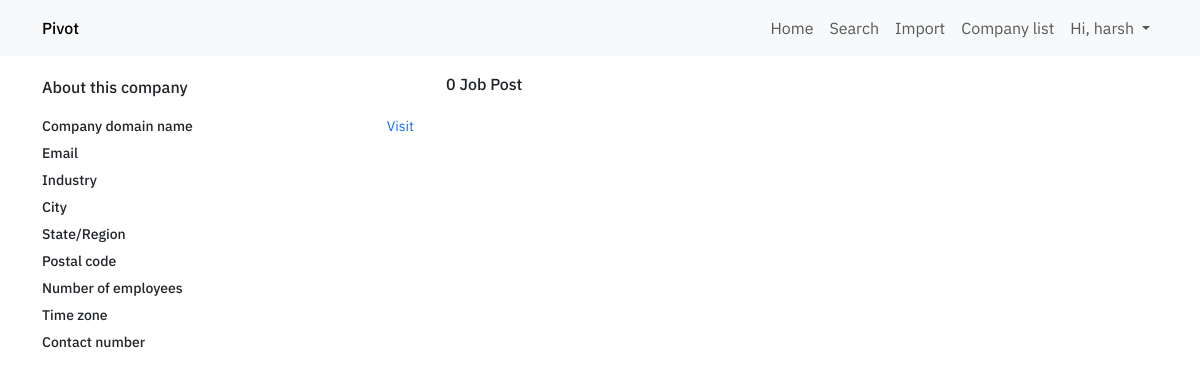
Page /company-profile/2 (signed in) on the earlier database version.
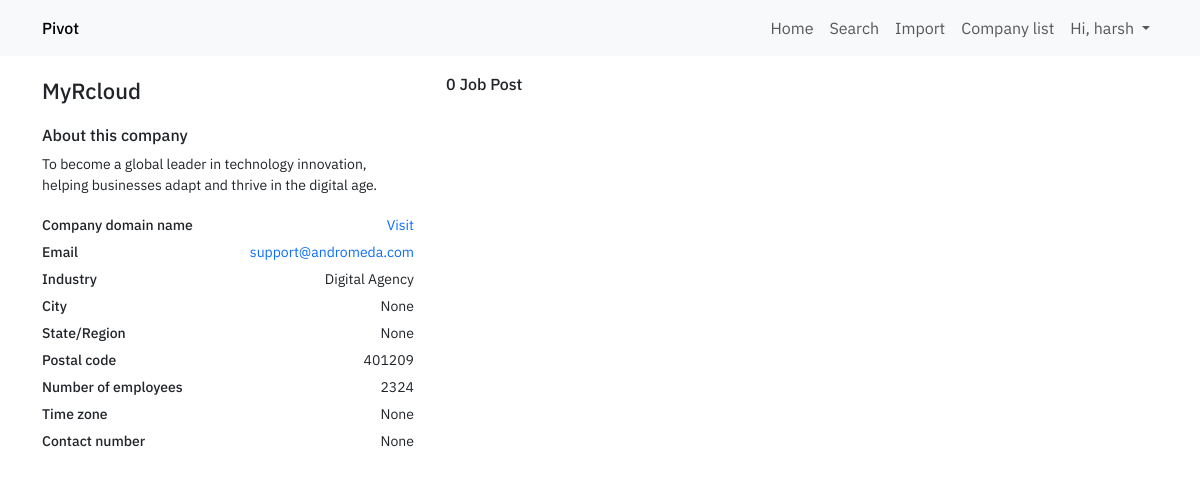
Same page on the later database version.
### webpages/models.py (models this page shows, shortened)
class Company(models.Model):
    is_active = models.BooleanField(null=True, blank=True)
    company_name = models.CharField(max_length=255)
    company_address = models.TextField(blank=True, null=True)
    company_email = models.CharField(max_length=255, blank=True, null=True)
    company_info = models.TextField(blank=True, null=True)
    company_domain_name = models.CharField(max_length=255, blank=True, null=True)
    industry_type = models.ForeignKey(IndustryType, on_delete=models.CASCADE, blank=True, null=True)
    company_postal_code = models.CharField(max_length=255, blank=True, null=True)
    company_number_of_employees = models.IntegerField(blank=True, null=True)
    company_time_zone = models.CharField(max_length=255, blank=True, null=True)
    company_linkedin_profile = models.CharField(max_length=255, blank=True, null=True)
    company_annual_revenue = models.CharField(max_length=255, blank=True, null=True)
    company_city = models.CharField(max_length=255, blank=True, null=True)
    company_state_region = models.CharField(max_length=255, blank=True, null=True)
    company_contact_number = models.CharField(max_length=25, blank=True, null=True)
    created_at = models.DateTimeField(auto_now_add=True)
    updated_at = models.DateTimeField(auto_now=True)

class IndustryType(models.Model):
    industry_type_name = models.CharField(max_length=255)
    created_at = models.DateTimeField(auto_now_add=True)
    updated_at = models.DateTimeField(auto_now=True)

### webpages/views.py (the view, shortened to what this page needs)
# urls.py: path("company-profile/<int:id>", view=companyProfile, name="webpages-company-profile"),
@login_required(login_url="user-login")
def companyProfile(request, id):
    companyProfileObject = models.Company.objects.filter(id=id).first()
    jobPostinglist = models.JobPosting.objects.filter(company=companyProfileObject)
    print(jobPostinglist)
    context = {
        "companyObject":companyProfileObject,
        "jobPostinglist":jobPostinglist,
        "jobPostLen":len(jobPostinglist)
    }
    return render(request, "company-profile.html", context)

### templates/company-profile.html (shortened to what the changed rows need)
{% load static %}
<!doctype html>
<html lang="en">
<head>
    <link rel="stylesheet" href="{% static './css/main.css' %}">
    <link rel="stylesheet" href="{% static './css/dashboard.css' %}">
    <link rel="stylesheet" href="{% static './css/company-profile.css' %}">
    <link href="https://cdn.jsdelivr.net/npm/bootstrap@5.3.3/dist/css/bootstrap.min.css" rel="stylesheet"
>
</head>
<body>
    <section class="company-profile-section">
        <div class="container">
            <div class="company-profile-grid">
                <div class="company-profile-wrapper">
                    <div class="company-profile">
                        <h1 class="company-profile-info-item company-profile-info-item-name">
                          {{companyObject.company_name}}
                        </h1>
                        <h5 class="title">About this company</h5>
                        <p class="company-profile-info-item company-profile-info-item-about-company">
                            {{companyObject.company_info}}
                        </p>
                        <div class="company-meta-info-wrapper">
                            <div class="company-meta-info-group">
                            </div>
                            <div class="company-meta-info-group">
                                <div class="company-meta-info-group-item-label-value">
                                    <a href="#" class="company-meta-info-group-item-cta">
                                        {{companyObject.company_email}}
                                    </a>
                                </div>
                            </div>
                            <div class="company-meta-info-group">
                                <label class="company-meta-info-group-item-label">
                                    Industry
                                </label>
                                <div class="company-meta-info-group-item-label-value">
                                    {{companyObject.industry_type.industry_type_name}}
                                </div>
                            </div>
                            <div class="company-meta-info-group">
                                <label class="company-meta-info-group-item-label">
                                    City
                                </label>
                                <div class="company-meta-info-group-item-label-value">
                                    {{companyObject.company_city}}
                                </div>
                            </div>
                            <div class="company-meta-info-group">
                                <label class="company-meta-info-group-item-label">
                                    State/Region
                                </label>
                                <div class="company-meta-info-group-item-label-value">
                                    {{companyObject.company_state_region}}
                                </div>
                            </div>
                            <div class="company-meta-info-group">
                                <label class="company-meta-info-group-item-label">
                                    Postal code
                                </label>
                                <div class="company-meta-info-group-item-label-value">
                                    {{companyObject.company_postal_code}}
                                </div>
                            </div>
                            <div class="company-meta-info-group">
                                <label class="company-meta-info-group-item-label">
                                    Number of employees
                                </label>
                                <div class="company-meta-info-group-item-label-value">
                                    {{companyObject.company_number_of_employees}}
                                </div>
                            </div>
                            <div class="company-meta-info-group">
                                <label class="company-meta-info-group-item-label">
                                    Time zone
                                </label>
                                <div class="company-meta-info-group-item-label-value">
                                    {{companyObject.company_time_zone}}
                                </div>
                            </div>
                            <div class="company-meta-info-group">
                                <label class="company-meta-info-group-item-label">
                                    Contact number
                                </label>
                                <div class="company-meta-info-group-item-label-value">
                                    {{companyObject.company_contact_number}}
                                </div>
                            </div>
                        </div>
                    </div>
                </div>
                <div class="job-post-list-wrapper">
                    <h1 class="wrapper-title"> {{jobPostLen}} Job Post</h1>
                </div>
            </div>
        </div>
    </section>
</body>
</html>

Differences in the rows shown:
added Company: company_name "MyRcloud", company_info "To become a global leader in technology innovation, helping businesses adapt and thrive in the digital age.", company_email "support@andromeda.com", industry_type.industry_type_name "Digital Agency", company_city "None", company_state_region "None", company_postal_code "401209", company_number_of_employees "2324", company_time_zone "None", company_contact_number "None"
